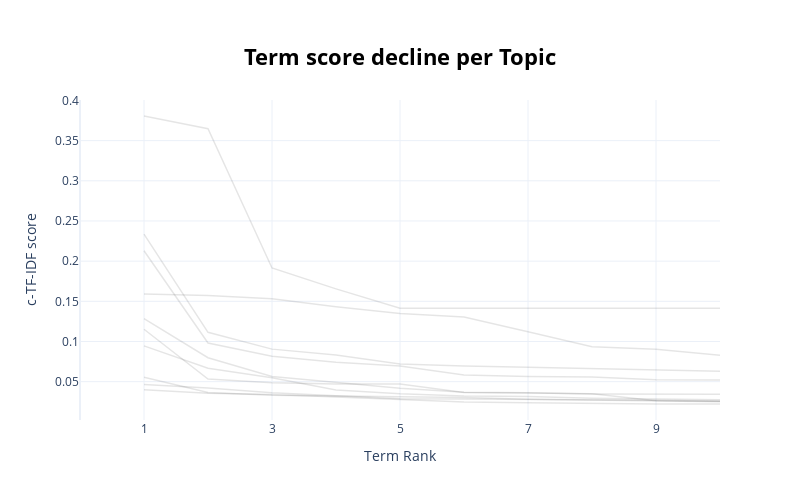

The cell this chart's notebook holds for it:
### Code cell
model.visualize_term_rank()

### Figure 1 — Plotly figure (JSON) as saved in the notebook; plotly's stock layout.template omitted (floating-point values rounded to 4 significant figures)
{"data": [{"hovertext": "<b>Topic -1</b>:tradiciones_pueblo_alimento_si_imp", "line": {"color": "black", "width": 1.5}, "mode": "lines+lines", "name": "", "opacity": 0.1, "type": "scatter", "x": [1, 2, 3, 4, 5, 6, 7, 8, 9, 10], "y": [0.0398, 0.03552, 0.03401, 0.0309, 0.02734, 0.02477, 0.02385, 0.02285, 0.02221, 0.02221]}, {"hovertext": "<b>Topic 0</b>:alimento_tradiciones_pueblo_produci", "line": {"color": "black", "width": 1.5}, "mode": "lines+lines", "name": "", "opacity": 0.1, "type": "scatter", "x": [1, 2, 3, 4, 5, 6, 7, 8, 9, 10], "y": [0.04643, 0.04201, 0.03631, 0.0321, 0.02861, 0.02859, 0.02829, 0.0279, 0.02699, 0.02574]}, {"hovertext": "<b>Topic 1</b>:tradiciones_pueblo_acuerdo_importan", "line": {"color": "black", "width": 1.5}, "mode": "lines+lines", "name": "", "opacity": 0.1, "type": "scatter", "x": [1, 2, 3, 4, 5, 6, 7, 8, 9, 10], "y": [0.0555, 0.03652, 0.03314, 0.03209, 0.03149, 0.0303, 0.02801, 0.02706, 0.02599, 0.02501]}, {"hovertext": "<b>Topic 2</b>:salud_importante_personas_tradicion", "line": {"color": "black", "width": 1.5}, "mode": "lines+lines", "name": "", "opacity": 0.1, "type": "scatter", "x": [1, 2, 3, 4, 5, 6, 7, 8, 9, 10], "y": [0.1152, 0.05317, 0.04864, 0.04708, 0.04703, 0.03639, 0.036, 0.03492, 0.0263, 0.02591]}, {"hovertext": "<b>Topic 3</b>:proyecto_innovación_si_acuerdo_pueb", "line": {"color": "black", "width": 1.5}, "mode": "lines+lines", "name": "", "opacity": 0.1, "type": "scatter", "x": [1, 2, 3, 4, 5, 6, 7, 8, 9, 10], "y": [0.0946, 0.06673, 0.05498, 0.0395, 0.03494, 0.03231, 0.03153, 0.02944, 0.02851, 0.0276]}, {"hovertext": "<b>Topic 4</b>:chile_relleno_chilena_población_pue", "line": {"color": "black", "width": 1.5}, "mode": "lines+lines", "name": "", "opacity": 0.1, "type": "scatter", "x": [1, 2, 3, 4, 5, 6, 7, 8, 9, 10], "y": [0.1286, 0.07978, 0.05654, 0.04916, 0.04166, 0.03688, 0.03632, 0.03466, 0.03453, 0.03429]}, {"hovertext": "<b>Topic 5</b>:postura_mantengo_no_creo_modifico_e", "line": {"color": "black", "width": 1.5}, "mode": "lines+lines", "name": "", "opacity": 0.1, "type": "scatter", "x": [1, 2, 3, 4, 5, 6, 7, 8, 9, 10], "y": [0.3807, 0.3649, 0.1915, 0.1655, 0.1413, 0.1413, 0.1413, 0.1413, 0.1413, 0.1413]}, {"hovertext": "<b>Topic 6</b>:opinión_opinion_mi_misma_mantiene_g", "line": {"color": "black", "width": 1.5}, "mode": "lines+lines", "name": "", "opacity": 0.1, "type": "scatter", "x": [1, 2, 3, 4, 5, 6, 7, 8, 9, 10], "y": [0.1592, 0.1571, 0.1531, 0.1434, 0.1349, 0.1304, 0.112, 0.09338, 0.0903, 0.08282]}, {"hovertext": "<b>Topic 7</b>:ciencia_desarrollo_humano_camino_te", "line": {"color": "black", "width": 1.5}, "mode": "lines+lines", "name": "", "opacity": 0.1, "type": "scatter", "x": [1, 2, 3, 4, 5, 6, 7, 8, 9, 10], "y": [0.2336, 0.1114, 0.0905, 0.08312, 0.07192, 0.06937, 0.06787, 0.06624, 0.06437, 0.06291]}, {"hovertext": "<b>Topic 8</b>:adele_debería_originario_acuerdo_pu", "line": {"color": "black", "width": 1.5}, "mode": "lines+lines", "name": "", "opacity": 0.1, "type": "scatter", "x": [1, 2, 3, 4, 5, 6, 7, 8, 9, 10], "y": [0.213, 0.09812, 0.08177, 0.0742, 0.06963, 0.05844, 0.05658, 0.05577, 0.05246, 0.05207]}], "layout": {"height": 500, "hoverlabel": {"bgcolor": "white", "font": {"family": "Rockwell", "size": 16}}, "showlegend": false, "title": {"font": {"color": "Black", "size": 22}, "text": "<b>Term score decline per Topic</b>", "x": 0.5, "xanchor": "center", "y": 0.9, "yanchor": "top"}, "width": 800, "xaxis": {"dtick": 2, "range": [0, 10], "tick0": 1, "title": {"text": "Term Rank"}}, "yaxis": {"title": {"text": "c-TF-IDF score"}}}}
